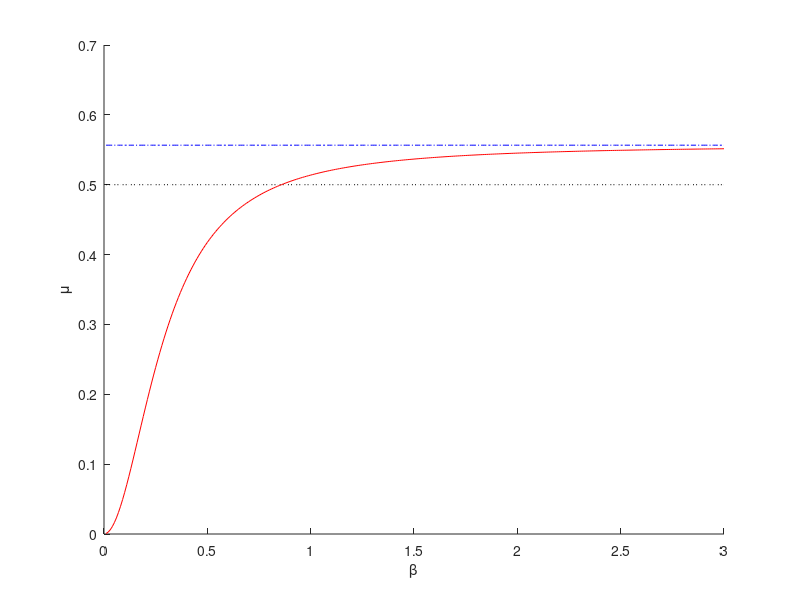

Recreate this plot in MATLAB. (Note: this script raises an error after producing the figure.)
n=12; mu=0.5; x=randn(n,1)+mu;
bs=[0.01:0.01:3]; bl=length(bs);
MLE=mean(x);
for i=1:bl
  MAP(i)=sum(x)/(n+bs(i).^(-2));
end

figure(1); clf; hold on;
plot(bs,mu*ones(1,bl),'k:');
plot(bs,MAP,'r-');
plot(bs,MLE*ones(1,bl),'b-.');
xlabel('\beta'); ylabel('\mu');
legend('True','MAP','MLE',4);
